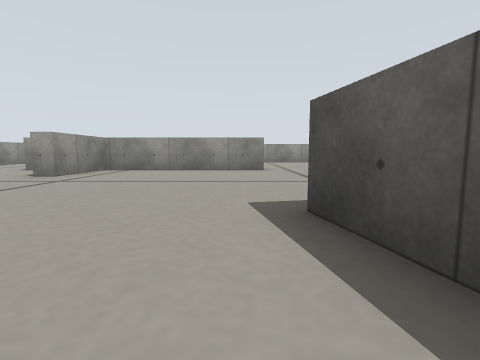
[1] (above)

17 first-person views from a walk through a Gazebo world. The camera is 0.11 m above the floor, tilts 6° down and sees 85° across. The floor is counted in squares, 0.2 m on a side. Each view is taken from the middle of a square. On the plan, view 1 faces up. The plan holds only what a view shows up to about 9 squares ahead; the rest is blank.

[2]
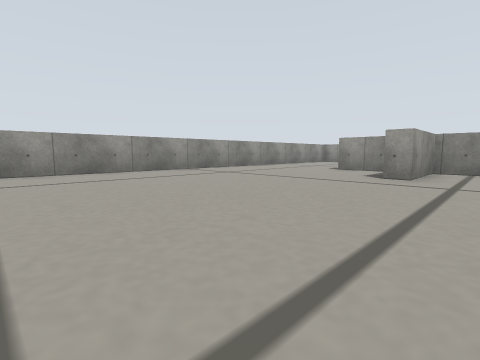

[3]
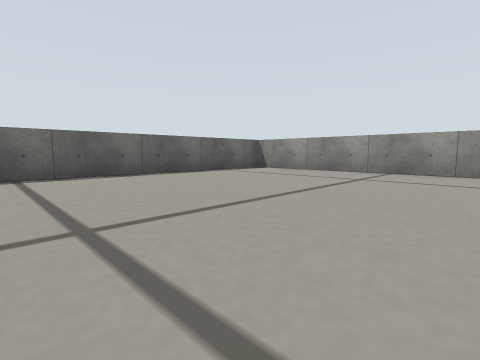

[4]
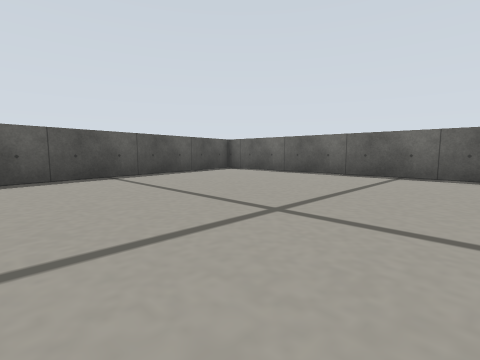

[5]
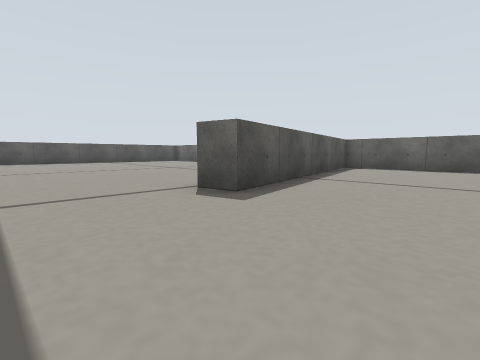

[6]
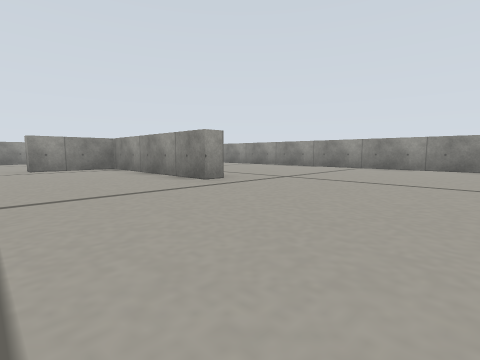

[7]
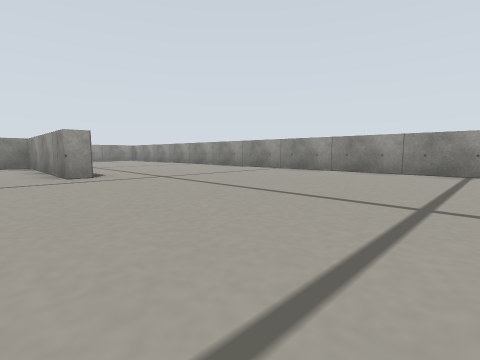

[8]
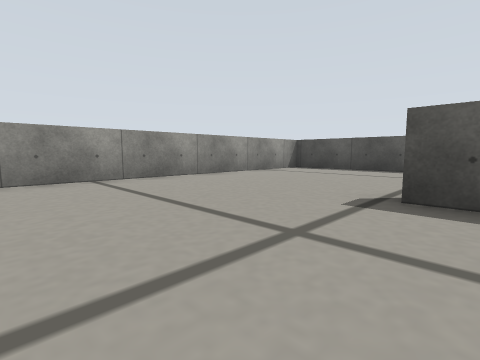

[9]
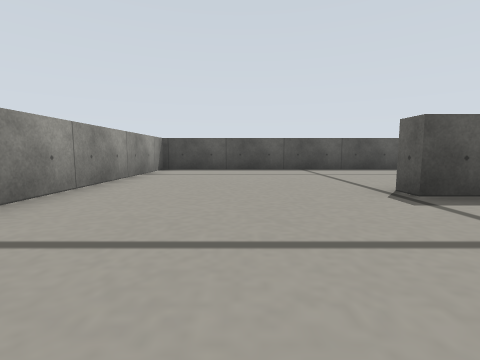

[10]
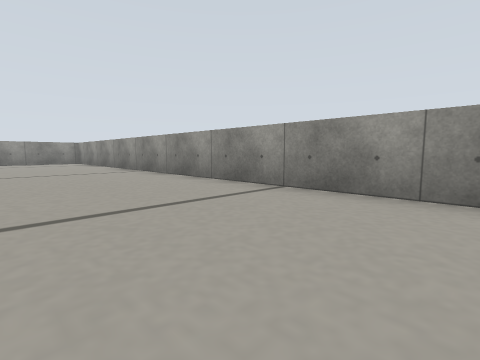

[11]
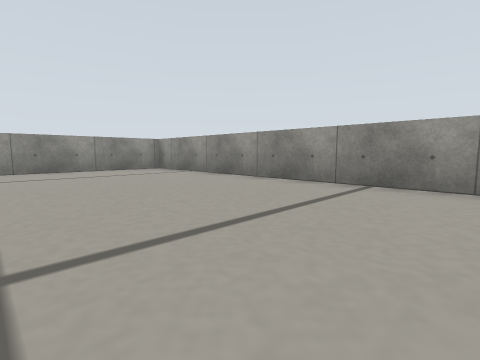

[12]
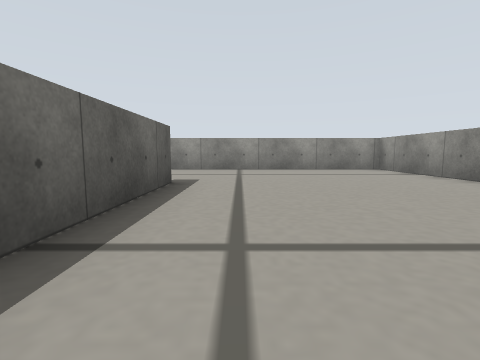

[13]
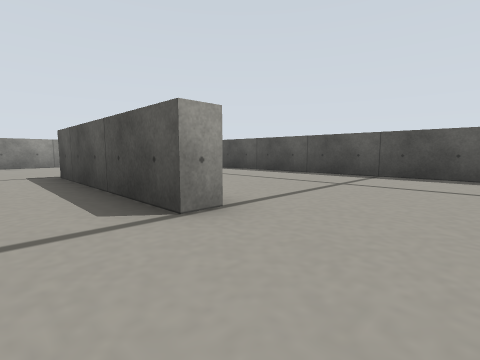

[14]
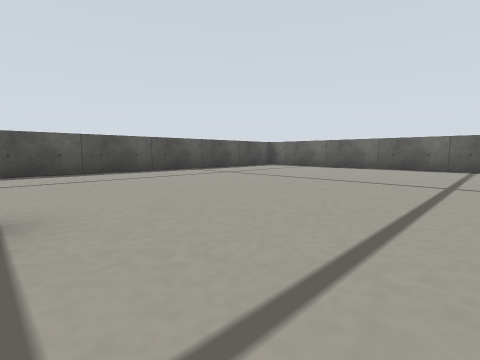

[15]
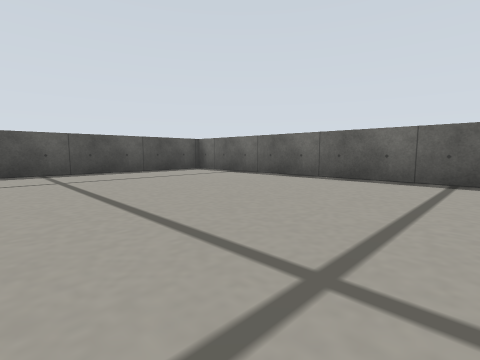

[16]
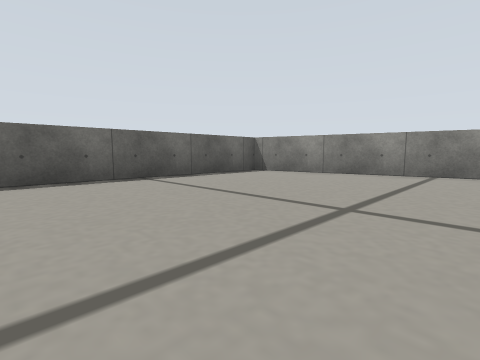

[17]
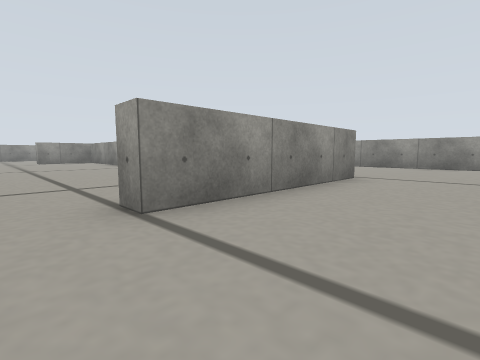

### Floor plan
Points are (right, up) in squares from view 1. A wall is a line through its corners. A room is listed if a view was taken in it or the views show most of it. See-through windows are left out.
Room 1 (views 1, 2, 3, 4, 5, 6, 7, 8, 9, 10, 11, 12, 13, 14, 15, 16, 17)
walls: (0.8, 8.9) (0.8, 8.3) (-4.2, 8.3) (-4.2, 6) (-4.8, 6); (1.7, 0.8) (2.8, -4.5) (13.5, -4.5) (13.5, 14.5) (-10.5, 14.5) (-10.5, 7.8); (8.3, 5) (8.3, 9.7) (8.8, 9.7) (8.8, 5) (8.3, 5); (-5.4, 8.3) (-6.8, 8.3); (1.9, -3.9) (0.6, 2.4) (1.4, 2.6); (-6.8, 8.8) (-3.2, 8.8); (-10.5, 5.4) (-10.5, -3.4); (-9.4, -4.5) (1.4, -4.5)

Positions as (right, up) in squares from view 1, and headings:
1: (0, 0), facing up
2: (-3, 0), facing up-left
3: (-3, 2), facing down-left
4: (-5, 2), facing down-right
5: (-2, 5), facing down-right
6: (5, 5), facing up-left
7: (7, 7), facing up-left
8: (5, 9), facing up-right
9: (5, 12), facing right
10: (4, 11), facing up-left
11: (-2, 10), facing up-left
12: (-2, 10), facing left
13: (7, 3), facing up-right
14: (6, 5), facing down-right
15: (6, 1), facing down-right
16: (9, 1), facing down-left
17: (11, 4), facing up-left
